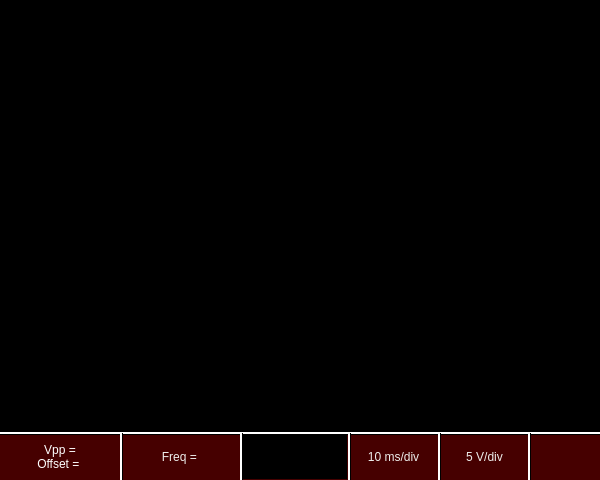
<?xml version="1.0" encoding="UTF-8"?>
<ui version="4.0">
 <class>MainWindow</class>
 <widget class="QMainWindow" name="MainWindow">
  <property name="geometry">
   <rect>
    <x>0</x>
    <y>0</y>
    <width>600</width>
    <height>480</height>
   </rect>
  </property>
  <property name="sizePolicy">
   <sizepolicy hsizetype="Fixed" vsizetype="Fixed">
    <horstretch>0</horstretch>
    <verstretch>0</verstretch>
   </sizepolicy>
  </property>
  <property name="minimumSize">
   <size>
    <width>600</width>
    <height>480</height>
   </size>
  </property>
  <property name="maximumSize">
   <size>
    <width>609</width>
    <height>480</height>
   </size>
  </property>
  <property name="mouseTracking">
   <bool>true</bool>
  </property>
  <property name="windowTitle">
   <string>MainWindow</string>
  </property>
  <property name="toolTipDuration">
   <number>-1</number>
  </property>
  <property name="styleSheet">
   <string notr="true">background-color: black</string>
  </property>
  <widget class="QWidget" name="centralWidget">
   <property name="autoFillBackground">
    <bool>false</bool>
   </property>
   <property name="styleSheet">
    <string notr="true">background: black</string>
   </property>
   <widget class="Line" name="line">
    <property name="geometry">
     <rect>
      <x>0</x>
      <y>431</y>
      <width>600</width>
      <height>4</height>
     </rect>
    </property>
    <property name="styleSheet">
     <string notr="true">color: white</string>
    </property>
    <property name="frameShadow">
     <enum>QFrame::Plain</enum>
    </property>
    <property name="lineWidth">
     <number>2</number>
    </property>
    <property name="orientation">
     <enum>Qt::Horizontal</enum>
    </property>
   </widget>
   <widget class="Line" name="line_4">
    <property name="geometry">
     <rect>
      <x>528</x>
      <y>433</y>
      <width>3</width>
      <height>49</height>
     </rect>
    </property>
    <property name="styleSheet">
     <string notr="true">color: white</string>
    </property>
    <property name="frameShadow">
     <enum>QFrame::Plain</enum>
    </property>
    <property name="lineWidth">
     <number>2</number>
    </property>
    <property name="orientation">
     <enum>Qt::Vertical</enum>
    </property>
   </widget>
   <widget class="Line" name="line_5">
    <property name="geometry">
     <rect>
      <x>438</x>
      <y>433</y>
      <width>3</width>
      <height>49</height>
     </rect>
    </property>
    <property name="styleSheet">
     <string notr="true">color: white</string>
    </property>
    <property name="frameShadow">
     <enum>QFrame::Plain</enum>
    </property>
    <property name="lineWidth">
     <number>2</number>
    </property>
    <property name="orientation">
     <enum>Qt::Vertical</enum>
    </property>
   </widget>
   <widget class="Line" name="line_6">
    <property name="geometry">
     <rect>
      <x>348</x>
      <y>433</y>
      <width>3</width>
      <height>49</height>
     </rect>
    </property>
    <property name="styleSheet">
     <string notr="true">color: white</string>
    </property>
    <property name="frameShadow">
     <enum>QFrame::Plain</enum>
    </property>
    <property name="lineWidth">
     <number>2</number>
    </property>
    <property name="orientation">
     <enum>Qt::Vertical</enum>
    </property>
   </widget>
   <widget class="Line" name="line_7">
    <property name="geometry">
     <rect>
      <x>240</x>
      <y>433</y>
      <width>3</width>
      <height>49</height>
     </rect>
    </property>
    <property name="styleSheet">
     <string notr="true">color: white</string>
    </property>
    <property name="frameShadow">
     <enum>QFrame::Plain</enum>
    </property>
    <property name="lineWidth">
     <number>2</number>
    </property>
    <property name="orientation">
     <enum>Qt::Vertical</enum>
    </property>
   </widget>
   <widget class="Line" name="line_8">
    <property name="geometry">
     <rect>
      <x>120</x>
      <y>433</y>
      <width>3</width>
      <height>49</height>
     </rect>
    </property>
    <property name="styleSheet">
     <string notr="true">color: white</string>
    </property>
    <property name="frameShadow">
     <enum>QFrame::Plain</enum>
    </property>
    <property name="lineWidth">
     <number>2</number>
    </property>
    <property name="orientation">
     <enum>Qt::Vertical</enum>
    </property>
   </widget>
   <widget class="QPushButton" name="pBVpp">
    <property name="geometry">
     <rect>
      <x>5</x>
      <y>436</y>
      <width>110</width>
      <height>41</height>
     </rect>
    </property>
    <property name="palette">
     <palette>
      <active>
       <colorrole role="Button">
        <brush brushstyle="SolidPattern">
         <color alpha="255">
          <red>0</red>
          <green>0</green>
          <blue>0</blue>
         </color>
        </brush>
       </colorrole>
       <colorrole role="ButtonText">
        <brush brushstyle="SolidPattern">
         <color alpha="255">
          <red>255</red>
          <green>255</green>
          <blue>255</blue>
         </color>
        </brush>
       </colorrole>
       <colorrole role="Base">
        <brush brushstyle="SolidPattern">
         <color alpha="255">
          <red>0</red>
          <green>0</green>
          <blue>0</blue>
         </color>
        </brush>
       </colorrole>
       <colorrole role="Window">
        <brush brushstyle="SolidPattern">
         <color alpha="255">
          <red>0</red>
          <green>0</green>
          <blue>0</blue>
         </color>
        </brush>
       </colorrole>
      </active>
      <inactive>
       <colorrole role="Button">
        <brush brushstyle="SolidPattern">
         <color alpha="255">
          <red>0</red>
          <green>0</green>
          <blue>0</blue>
         </color>
        </brush>
       </colorrole>
       <colorrole role="ButtonText">
        <brush brushstyle="SolidPattern">
         <color alpha="255">
          <red>255</red>
          <green>255</green>
          <blue>255</blue>
         </color>
        </brush>
       </colorrole>
       <colorrole role="Base">
        <brush brushstyle="SolidPattern">
         <color alpha="255">
          <red>0</red>
          <green>0</green>
          <blue>0</blue>
         </color>
        </brush>
       </colorrole>
       <colorrole role="Window">
        <brush brushstyle="SolidPattern">
         <color alpha="255">
          <red>0</red>
          <green>0</green>
          <blue>0</blue>
         </color>
        </brush>
       </colorrole>
      </inactive>
      <disabled>
       <colorrole role="Button">
        <brush brushstyle="SolidPattern">
         <color alpha="255">
          <red>0</red>
          <green>0</green>
          <blue>0</blue>
         </color>
        </brush>
       </colorrole>
       <colorrole role="ButtonText">
        <brush brushstyle="SolidPattern">
         <color alpha="255">
          <red>190</red>
          <green>190</green>
          <blue>190</blue>
         </color>
        </brush>
       </colorrole>
       <colorrole role="Base">
        <brush brushstyle="SolidPattern">
         <color alpha="255">
          <red>0</red>
          <green>0</green>
          <blue>0</blue>
         </color>
        </brush>
       </colorrole>
       <colorrole role="Window">
        <brush brushstyle="SolidPattern">
         <color alpha="255">
          <red>0</red>
          <green>0</green>
          <blue>0</blue>
         </color>
        </brush>
       </colorrole>
      </disabled>
     </palette>
    </property>
    <property name="autoFillBackground">
     <bool>false</bool>
    </property>
    <property name="text">
     <string>Vpp = 
Offset = </string>
    </property>
    <property name="flat">
     <bool>true</bool>
    </property>
   </widget>
   <widget class="QPushButton" name="pBfreq">
    <property name="geometry">
     <rect>
      <x>126</x>
      <y>436</y>
      <width>110</width>
      <height>41</height>
     </rect>
    </property>
    <property name="palette">
     <palette>
      <active>
       <colorrole role="WindowText">
        <brush brushstyle="SolidPattern">
         <color alpha="255">
          <red>0</red>
          <green>0</green>
          <blue>0</blue>
         </color>
        </brush>
       </colorrole>
       <colorrole role="Button">
        <brush brushstyle="SolidPattern">
         <color alpha="255">
          <red>0</red>
          <green>0</green>
          <blue>0</blue>
         </color>
        </brush>
       </colorrole>
       <colorrole role="Light">
        <brush brushstyle="SolidPattern">
         <color alpha="255">
          <red>238</red>
          <green>238</green>
          <blue>236</blue>
         </color>
        </brush>
       </colorrole>
       <colorrole role="Text">
        <brush brushstyle="SolidPattern">
         <color alpha="255">
          <red>238</red>
          <green>238</green>
          <blue>236</blue>
         </color>
        </brush>
       </colorrole>
       <colorrole role="ButtonText">
        <brush brushstyle="SolidPattern">
         <color alpha="255">
          <red>238</red>
          <green>238</green>
          <blue>236</blue>
         </color>
        </brush>
       </colorrole>
       <colorrole role="Base">
        <brush brushstyle="SolidPattern">
         <color alpha="255">
          <red>0</red>
          <green>0</green>
          <blue>0</blue>
         </color>
        </brush>
       </colorrole>
       <colorrole role="Window">
        <brush brushstyle="SolidPattern">
         <color alpha="255">
          <red>0</red>
          <green>0</green>
          <blue>0</blue>
         </color>
        </brush>
       </colorrole>
      </active>
      <inactive>
       <colorrole role="WindowText">
        <brush brushstyle="SolidPattern">
         <color alpha="255">
          <red>0</red>
          <green>0</green>
          <blue>0</blue>
         </color>
        </brush>
       </colorrole>
       <colorrole role="Button">
        <brush brushstyle="SolidPattern">
         <color alpha="255">
          <red>0</red>
          <green>0</green>
          <blue>0</blue>
         </color>
        </brush>
       </colorrole>
       <colorrole role="Light">
        <brush brushstyle="SolidPattern">
         <color alpha="255">
          <red>238</red>
          <green>238</green>
          <blue>236</blue>
         </color>
        </brush>
       </colorrole>
       <colorrole role="Text">
        <brush brushstyle="SolidPattern">
         <color alpha="255">
          <red>238</red>
          <green>238</green>
          <blue>236</blue>
         </color>
        </brush>
       </colorrole>
       <colorrole role="ButtonText">
        <brush brushstyle="SolidPattern">
         <color alpha="255">
          <red>238</red>
          <green>238</green>
          <blue>236</blue>
         </color>
        </brush>
       </colorrole>
       <colorrole role="Base">
        <brush brushstyle="SolidPattern">
         <color alpha="255">
          <red>0</red>
          <green>0</green>
          <blue>0</blue>
         </color>
        </brush>
       </colorrole>
       <colorrole role="Window">
        <brush brushstyle="SolidPattern">
         <color alpha="255">
          <red>0</red>
          <green>0</green>
          <blue>0</blue>
         </color>
        </brush>
       </colorrole>
      </inactive>
      <disabled>
       <colorrole role="WindowText">
        <brush brushstyle="SolidPattern">
         <color alpha="255">
          <red>190</red>
          <green>190</green>
          <blue>190</blue>
         </color>
        </brush>
       </colorrole>
       <colorrole role="Button">
        <brush brushstyle="SolidPattern">
         <color alpha="255">
          <red>0</red>
          <green>0</green>
          <blue>0</blue>
         </color>
        </brush>
       </colorrole>
       <colorrole role="Light">
        <brush brushstyle="SolidPattern">
         <color alpha="255">
          <red>238</red>
          <green>238</green>
          <blue>236</blue>
         </color>
        </brush>
       </colorrole>
       <colorrole role="Text">
        <brush brushstyle="SolidPattern">
         <color alpha="255">
          <red>190</red>
          <green>190</green>
          <blue>190</blue>
         </color>
        </brush>
       </colorrole>
       <colorrole role="ButtonText">
        <brush brushstyle="SolidPattern">
         <color alpha="255">
          <red>190</red>
          <green>190</green>
          <blue>190</blue>
         </color>
        </brush>
       </colorrole>
       <colorrole role="Base">
        <brush brushstyle="SolidPattern">
         <color alpha="255">
          <red>0</red>
          <green>0</green>
          <blue>0</blue>
         </color>
        </brush>
       </colorrole>
       <colorrole role="Window">
        <brush brushstyle="SolidPattern">
         <color alpha="255">
          <red>0</red>
          <green>0</green>
          <blue>0</blue>
         </color>
        </brush>
       </colorrole>
      </disabled>
     </palette>
    </property>
    <property name="autoFillBackground">
     <bool>false</bool>
    </property>
    <property name="text">
     <string>Freq = </string>
    </property>
    <property name="flat">
     <bool>true</bool>
    </property>
   </widget>
   <widget class="QPushButton" name="pBond">
    <property name="geometry">
     <rect>
      <x>250</x>
      <y>436</y>
      <width>91</width>
      <height>41</height>
     </rect>
    </property>
    <property name="palette">
     <palette>
      <active>
       <colorrole role="WindowText">
        <brush brushstyle="SolidPattern">
         <color alpha="255">
          <red>0</red>
          <green>0</green>
          <blue>0</blue>
         </color>
        </brush>
       </colorrole>
       <colorrole role="Button">
        <brush brushstyle="SolidPattern">
         <color alpha="255">
          <red>0</red>
          <green>0</green>
          <blue>0</blue>
         </color>
        </brush>
       </colorrole>
       <colorrole role="Light">
        <brush brushstyle="SolidPattern">
         <color alpha="255">
          <red>238</red>
          <green>238</green>
          <blue>236</blue>
         </color>
        </brush>
       </colorrole>
       <colorrole role="Text">
        <brush brushstyle="SolidPattern">
         <color alpha="255">
          <red>238</red>
          <green>238</green>
          <blue>236</blue>
         </color>
        </brush>
       </colorrole>
       <colorrole role="ButtonText">
        <brush brushstyle="SolidPattern">
         <color alpha="255">
          <red>238</red>
          <green>238</green>
          <blue>236</blue>
         </color>
        </brush>
       </colorrole>
       <colorrole role="Base">
        <brush brushstyle="SolidPattern">
         <color alpha="255">
          <red>0</red>
          <green>0</green>
          <blue>0</blue>
         </color>
        </brush>
       </colorrole>
       <colorrole role="Window">
        <brush brushstyle="SolidPattern">
         <color alpha="255">
          <red>0</red>
          <green>0</green>
          <blue>0</blue>
         </color>
        </brush>
       </colorrole>
      </active>
      <inactive>
       <colorrole role="WindowText">
        <brush brushstyle="SolidPattern">
         <color alpha="255">
          <red>0</red>
          <green>0</green>
          <blue>0</blue>
         </color>
        </brush>
       </colorrole>
       <colorrole role="Button">
        <brush brushstyle="SolidPattern">
         <color alpha="255">
          <red>0</red>
          <green>0</green>
          <blue>0</blue>
         </color>
        </brush>
       </colorrole>
       <colorrole role="Light">
        <brush brushstyle="SolidPattern">
         <color alpha="255">
          <red>238</red>
          <green>238</green>
          <blue>236</blue>
         </color>
        </brush>
       </colorrole>
       <colorrole role="Text">
        <brush brushstyle="SolidPattern">
         <color alpha="255">
          <red>238</red>
          <green>238</green>
          <blue>236</blue>
         </color>
        </brush>
       </colorrole>
       <colorrole role="ButtonText">
        <brush brushstyle="SolidPattern">
         <color alpha="255">
          <red>238</red>
          <green>238</green>
          <blue>236</blue>
         </color>
        </brush>
       </colorrole>
       <colorrole role="Base">
        <brush brushstyle="SolidPattern">
         <color alpha="255">
          <red>0</red>
          <green>0</green>
          <blue>0</blue>
         </color>
        </brush>
       </colorrole>
       <colorrole role="Window">
        <brush brushstyle="SolidPattern">
         <color alpha="255">
          <red>0</red>
          <green>0</green>
          <blue>0</blue>
         </color>
        </brush>
       </colorrole>
      </inactive>
      <disabled>
       <colorrole role="WindowText">
        <brush brushstyle="SolidPattern">
         <color alpha="255">
          <red>190</red>
          <green>190</green>
          <blue>190</blue>
         </color>
        </brush>
       </colorrole>
       <colorrole role="Button">
        <brush brushstyle="SolidPattern">
         <color alpha="255">
          <red>0</red>
          <green>0</green>
          <blue>0</blue>
         </color>
        </brush>
       </colorrole>
       <colorrole role="Light">
        <brush brushstyle="SolidPattern">
         <color alpha="255">
          <red>238</red>
          <green>238</green>
          <blue>236</blue>
         </color>
        </brush>
       </colorrole>
       <colorrole role="Text">
        <brush brushstyle="SolidPattern">
         <color alpha="255">
          <red>190</red>
          <green>190</green>
          <blue>190</blue>
         </color>
        </brush>
       </colorrole>
       <colorrole role="ButtonText">
        <brush brushstyle="SolidPattern">
         <color alpha="255">
          <red>190</red>
          <green>190</green>
          <blue>190</blue>
         </color>
        </brush>
       </colorrole>
       <colorrole role="Base">
        <brush brushstyle="SolidPattern">
         <color alpha="255">
          <red>0</red>
          <green>0</green>
          <blue>0</blue>
         </color>
        </brush>
       </colorrole>
       <colorrole role="Window">
        <brush brushstyle="SolidPattern">
         <color alpha="255">
          <red>0</red>
          <green>0</green>
          <blue>0</blue>
         </color>
        </brush>
       </colorrole>
      </disabled>
     </palette>
    </property>
    <property name="autoFillBackground">
     <bool>false</bool>
    </property>
    <property name="text">
     <string/>
    </property>
    <property name="icon">
     <iconset resource="Resources.qrc">
      <normaloff>:/seno.png</normaloff>:/seno.png</iconset>
    </property>
    <property name="iconSize">
     <size>
      <width>70</width>
      <height>60</height>
     </size>
    </property>
    <property name="flat">
     <bool>true</bool>
    </property>
   </widget>
   <widget class="QPushButton" name="pBdivX">
    <property name="geometry">
     <rect>
      <x>353</x>
      <y>436</y>
      <width>81</width>
      <height>41</height>
     </rect>
    </property>
    <property name="palette">
     <palette>
      <active>
       <colorrole role="WindowText">
        <brush brushstyle="SolidPattern">
         <color alpha="255">
          <red>0</red>
          <green>0</green>
          <blue>0</blue>
         </color>
        </brush>
       </colorrole>
       <colorrole role="Button">
        <brush brushstyle="SolidPattern">
         <color alpha="255">
          <red>0</red>
          <green>0</green>
          <blue>0</blue>
         </color>
        </brush>
       </colorrole>
       <colorrole role="Light">
        <brush brushstyle="SolidPattern">
         <color alpha="255">
          <red>238</red>
          <green>238</green>
          <blue>236</blue>
         </color>
        </brush>
       </colorrole>
       <colorrole role="Text">
        <brush brushstyle="SolidPattern">
         <color alpha="255">
          <red>238</red>
          <green>238</green>
          <blue>236</blue>
         </color>
        </brush>
       </colorrole>
       <colorrole role="ButtonText">
        <brush brushstyle="SolidPattern">
         <color alpha="255">
          <red>238</red>
          <green>238</green>
          <blue>236</blue>
         </color>
        </brush>
       </colorrole>
       <colorrole role="Base">
        <brush brushstyle="SolidPattern">
         <color alpha="255">
          <red>0</red>
          <green>0</green>
          <blue>0</blue>
         </color>
        </brush>
       </colorrole>
       <colorrole role="Window">
        <brush brushstyle="SolidPattern">
         <color alpha="255">
          <red>0</red>
          <green>0</green>
          <blue>0</blue>
         </color>
        </brush>
       </colorrole>
      </active>
      <inactive>
       <colorrole role="WindowText">
        <brush brushstyle="SolidPattern">
         <color alpha="255">
          <red>0</red>
          <green>0</green>
          <blue>0</blue>
         </color>
        </brush>
       </colorrole>
       <colorrole role="Button">
        <brush brushstyle="SolidPattern">
         <color alpha="255">
          <red>0</red>
          <green>0</green>
          <blue>0</blue>
         </color>
        </brush>
       </colorrole>
       <colorrole role="Light">
        <brush brushstyle="SolidPattern">
         <color alpha="255">
          <red>238</red>
          <green>238</green>
          <blue>236</blue>
         </color>
        </brush>
       </colorrole>
       <colorrole role="Text">
        <brush brushstyle="SolidPattern">
         <color alpha="255">
          <red>238</red>
          <green>238</green>
          <blue>236</blue>
         </color>
        </brush>
       </colorrole>
       <colorrole role="ButtonText">
        <brush brushstyle="SolidPattern">
         <color alpha="255">
          <red>238</red>
          <green>238</green>
          <blue>236</blue>
         </color>
        </brush>
       </colorrole>
       <colorrole role="Base">
        <brush brushstyle="SolidPattern">
         <color alpha="255">
          <red>0</red>
          <green>0</green>
          <blue>0</blue>
         </color>
        </brush>
       </colorrole>
       <colorrole role="Window">
        <brush brushstyle="SolidPattern">
         <color alpha="255">
          <red>0</red>
          <green>0</green>
          <blue>0</blue>
         </color>
        </brush>
       </colorrole>
      </inactive>
      <disabled>
       <colorrole role="WindowText">
        <brush brushstyle="SolidPattern">
         <color alpha="255">
          <red>190</red>
          <green>190</green>
          <blue>190</blue>
         </color>
        </brush>
       </colorrole>
       <colorrole role="Button">
        <brush brushstyle="SolidPattern">
         <color alpha="255">
          <red>0</red>
          <green>0</green>
          <blue>0</blue>
         </color>
        </brush>
       </colorrole>
       <colorrole role="Light">
        <brush brushstyle="SolidPattern">
         <color alpha="255">
          <red>238</red>
          <green>238</green>
          <blue>236</blue>
         </color>
        </brush>
       </colorrole>
       <colorrole role="Text">
        <brush brushstyle="SolidPattern">
         <color alpha="255">
          <red>190</red>
          <green>190</green>
          <blue>190</blue>
         </color>
        </brush>
       </colorrole>
       <colorrole role="ButtonText">
        <brush brushstyle="SolidPattern">
         <color alpha="255">
          <red>190</red>
          <green>190</green>
          <blue>190</blue>
         </color>
        </brush>
       </colorrole>
       <colorrole role="Base">
        <brush brushstyle="SolidPattern">
         <color alpha="255">
          <red>0</red>
          <green>0</green>
          <blue>0</blue>
         </color>
        </brush>
       </colorrole>
       <colorrole role="Window">
        <brush brushstyle="SolidPattern">
         <color alpha="255">
          <red>0</red>
          <green>0</green>
          <blue>0</blue>
         </color>
        </brush>
       </colorrole>
      </disabled>
     </palette>
    </property>
    <property name="autoFillBackground">
     <bool>false</bool>
    </property>
    <property name="text">
     <string>10 ms/div</string>
    </property>
    <property name="flat">
     <bool>true</bool>
    </property>
   </widget>
   <widget class="QPushButton" name="pBdivY">
    <property name="geometry">
     <rect>
      <x>444</x>
      <y>436</y>
      <width>81</width>
      <height>41</height>
     </rect>
    </property>
    <property name="palette">
     <palette>
      <active>
       <colorrole role="WindowText">
        <brush brushstyle="SolidPattern">
         <color alpha="255">
          <red>0</red>
          <green>0</green>
          <blue>0</blue>
         </color>
        </brush>
       </colorrole>
       <colorrole role="Button">
        <brush brushstyle="SolidPattern">
         <color alpha="255">
          <red>0</red>
          <green>0</green>
          <blue>0</blue>
         </color>
        </brush>
       </colorrole>
       <colorrole role="Light">
        <brush brushstyle="SolidPattern">
         <color alpha="255">
          <red>238</red>
          <green>238</green>
          <blue>236</blue>
         </color>
        </brush>
       </colorrole>
       <colorrole role="Text">
        <brush brushstyle="SolidPattern">
         <color alpha="255">
          <red>238</red>
          <green>238</green>
          <blue>236</blue>
         </color>
        </brush>
       </colorrole>
       <colorrole role="ButtonText">
        <brush brushstyle="SolidPattern">
         <color alpha="255">
          <red>238</red>
          <green>238</green>
          <blue>236</blue>
         </color>
        </brush>
       </colorrole>
       <colorrole role="Base">
        <brush brushstyle="SolidPattern">
         <color alpha="255">
          <red>0</red>
          <green>0</green>
          <blue>0</blue>
         </color>
        </brush>
       </colorrole>
       <colorrole role="Window">
        <brush brushstyle="SolidPattern">
         <color alpha="255">
          <red>0</red>
          <green>0</green>
          <blue>0</blue>
         </color>
        </brush>
       </colorrole>
      </active>
      <inactive>
       <colorrole role="WindowText">
        <brush brushstyle="SolidPattern">
         <color alpha="255">
          <red>0</red>
          <green>0</green>
          <blue>0</blue>
         </color>
        </brush>
       </colorrole>
       <colorrole role="Button">
        <brush brushstyle="SolidPattern">
         <color alpha="255">
          <red>0</red>
          <green>0</green>
          <blue>0</blue>
         </color>
        </brush>
       </colorrole>
       <colorrole role="Light">
        <brush brushstyle="SolidPattern">
         <color alpha="255">
          <red>238</red>
          <green>238</green>
          <blue>236</blue>
         </color>
        </brush>
       </colorrole>
       <colorrole role="Text">
        <brush brushstyle="SolidPattern">
         <color alpha="255">
          <red>238</red>
          <green>238</green>
          <blue>236</blue>
         </color>
        </brush>
       </colorrole>
       <colorrole role="ButtonText">
        <brush brushstyle="SolidPattern">
         <color alpha="255">
          <red>238</red>
          <green>238</green>
          <blue>236</blue>
         </color>
        </brush>
       </colorrole>
       <colorrole role="Base">
        <brush brushstyle="SolidPattern">
         <color alpha="255">
          <red>0</red>
          <green>0</green>
          <blue>0</blue>
         </color>
        </brush>
       </colorrole>
       <colorrole role="Window">
        <brush brushstyle="SolidPattern">
         <color alpha="255">
          <red>0</red>
          <green>0</green>
          <blue>0</blue>
         </color>
        </brush>
       </colorrole>
      </inactive>
      <disabled>
       <colorrole role="WindowText">
        <brush brushstyle="SolidPattern">
         <color alpha="255">
          <red>190</red>
          <green>190</green>
          <blue>190</blue>
         </color>
        </brush>
       </colorrole>
       <colorrole role="Button">
        <brush brushstyle="SolidPattern">
         <color alpha="255">
          <red>0</red>
          <green>0</green>
          <blue>0</blue>
         </color>
        </brush>
       </colorrole>
       <colorrole role="Light">
        <brush brushstyle="SolidPattern">
         <color alpha="255">
          <red>238</red>
          <green>238</green>
          <blue>236</blue>
         </color>
        </brush>
       </colorrole>
       <colorrole role="Text">
        <brush brushstyle="SolidPattern">
         <color alpha="255">
          <red>190</red>
          <green>190</green>
          <blue>190</blue>
         </color>
        </brush>
       </colorrole>
       <colorrole role="ButtonText">
        <brush brushstyle="SolidPattern">
         <color alpha="255">
          <red>190</red>
          <green>190</green>
          <blue>190</blue>
         </color>
        </brush>
       </colorrole>
       <colorrole role="Base">
        <brush brushstyle="SolidPattern">
         <color alpha="255">
          <red>0</red>
          <green>0</green>
          <blue>0</blue>
         </color>
        </brush>
       </colorrole>
       <colorrole role="Window">
        <brush brushstyle="SolidPattern">
         <color alpha="255">
          <red>0</red>
          <green>0</green>
          <blue>0</blue>
         </color>
        </brush>
       </colorrole>
      </disabled>
     </palette>
    </property>
    <property name="autoFillBackground">
     <bool>false</bool>
    </property>
    <property name="text">
     <string>5 V/div</string>
    </property>
    <property name="flat">
     <bool>true</bool>
    </property>
   </widget>
   <widget class="QPushButton" name="pBopc">
    <property name="geometry">
     <rect>
      <x>534</x>
      <y>436</y>
      <width>61</width>
      <height>41</height>
     </rect>
    </property>
    <property name="text">
     <string/>
    </property>
    <property name="icon">
     <iconset resource="Resources.qrc">
      <normaloff>:/opc.png</normaloff>:/opc.png</iconset>
    </property>
    <property name="iconSize">
     <size>
      <width>30</width>
      <height>30</height>
     </size>
    </property>
    <property name="flat">
     <bool>true</bool>
    </property>
   </widget>
   <widget class="QCustomPlot" name="grafico" native="true">
    <property name="geometry">
     <rect>
      <x>1</x>
      <y>1</y>
      <width>598</width>
      <height>430</height>
     </rect>
    </property>
    <property name="focusPolicy">
     <enum>Qt::NoFocus</enum>
    </property>
    <property name="autoFillBackground">
     <bool>false</bool>
    </property>
    <property name="styleSheet">
     <string notr="true"/>
    </property>
   </widget>
   <widget class="QLabel" name="label">
    <property name="geometry">
     <rect>
      <x>-2</x>
      <y>434</y>
      <width>611</width>
      <height>46</height>
     </rect>
    </property>
    <property name="autoFillBackground">
     <bool>false</bool>
    </property>
    <property name="styleSheet">
     <string notr="true">background: rgb(70,0,0)</string>
    </property>
    <property name="text">
     <string/>
    </property>
   </widget>
   <widget class="QLabel" name="label_2">
    <property name="geometry">
     <rect>
      <x>241</x>
      <y>433</y>
      <width>106</width>
      <height>46</height>
     </rect>
    </property>
    <property name="text">
     <string>TextLabel</string>
    </property>
   </widget>
   <widget class="QLabel" name="label_3">
    <property name="geometry">
     <rect>
      <x>0</x>
      <y>0</y>
      <width>600</width>
      <height>480</height>
     </rect>
    </property>
    <property name="autoFillBackground">
     <bool>false</bool>
    </property>
    <property name="styleSheet">
     <string notr="true">background: black</string>
    </property>
    <property name="text">
     <string/>
    </property>
   </widget>
   <zorder>label_3</zorder>
   <zorder>label</zorder>
   <zorder>label_2</zorder>
   <zorder>line</zorder>
   <zorder>line_4</zorder>
   <zorder>line_5</zorder>
   <zorder>line_6</zorder>
   <zorder>line_7</zorder>
   <zorder>line_8</zorder>
   <zorder>pBVpp</zorder>
   <zorder>pBfreq</zorder>
   <zorder>pBond</zorder>
   <zorder>pBdivX</zorder>
   <zorder>pBdivY</zorder>
   <zorder>pBopc</zorder>
   <zorder>grafico</zorder>
  </widget>
 </widget>
 <layoutdefault spacing="6" margin="11"/>
 <customwidgets>
  <customwidget>
   <class>QCustomPlot</class>
   <extends>QWidget</extends>
   <header>qcustomplot.h</header>
   <container>1</container>
  </customwidget>
 </customwidgets>
 <resources>
  <include location="Resources.qrc"/>
 </resources>
 <connections/>
</ui>
